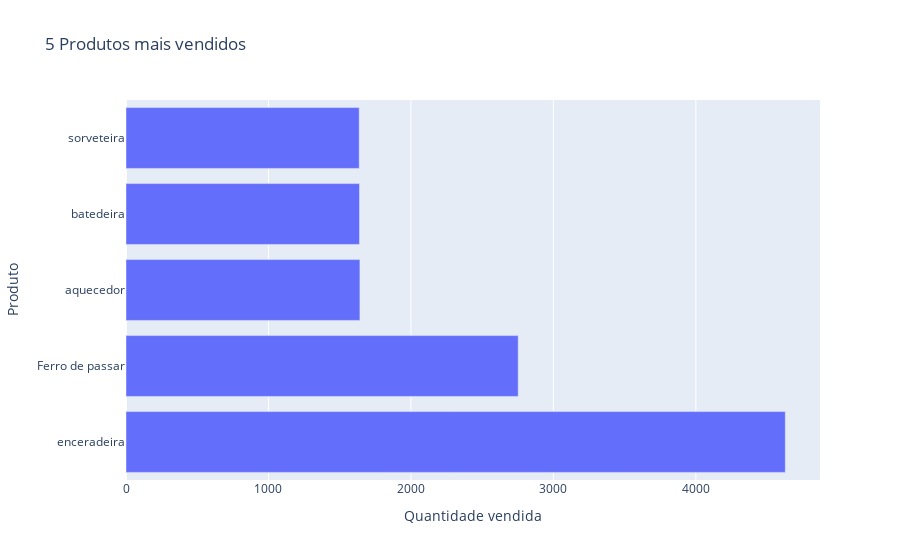

Notebook cell for this chart:
### Code cell
#Vamos fazer o mesmo grafico usando o plotly grafh objects
fig = go.Figure(data=[go.Bar(y=df['Produto'].value_counts().head(5).index, x=df['Produto'].value_counts().head(5).values, orientation='h')])
fig.update_layout(title='5 Produtos mais vendidos', xaxis_title='Quantidade vendida', yaxis_title='Produto')
fig.show()

### Figure 1 — Plotly figure (JSON) as saved in the notebook; plotly's stock layout.template omitted (floating-point values rounded to 4 significant figures)
{"data": [{"orientation": "h", "type": "bar", "x": [4628, 2753, 1642, 1639, 1637], "y": ["enceradeira", "Ferro de passar", "aquecedor", "batedeira", "sorveteira"]}], "layout": {"title": {"text": "5 Produtos mais vendidos"}, "xaxis": {"title": {"text": "Quantidade vendida"}}, "yaxis": {"title": {"text": "Produto"}}}}
